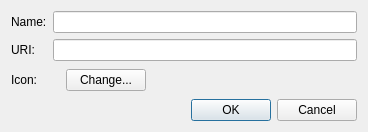
<?xml version="1.0" encoding="UTF-8"?>
<ui version="4.0">
 <class>ShortcutSettings</class>
 <widget class="QDialog" name="ShortcutSettings">
  <property name="windowModality">
   <enum>Qt::NonModal</enum>
  </property>
  <property name="geometry">
   <rect>
    <x>0</x>
    <y>0</y>
    <width>368</width>
    <height>132</height>
   </rect>
  </property>
  <property name="sizePolicy">
   <sizepolicy hsizetype="Fixed" vsizetype="Fixed">
    <horstretch>0</horstretch>
    <verstretch>0</verstretch>
   </sizepolicy>
  </property>
  <property name="windowTitle">
   <string>Shortcut settings</string>
  </property>
  <property name="windowIcon">
   <iconset>
    <normaloff>:/plugins/ShortcutManager/icon.png</normaloff>:/plugins/ShortcutManager/icon.png</iconset>
  </property>
  <property name="modal">
   <bool>true</bool>
  </property>
  <layout class="QVBoxLayout" name="verticalLayout">
   <property name="sizeConstraint">
    <enum>QLayout::SetMinAndMaxSize</enum>
   </property>
   <item>
    <layout class="QGridLayout" name="gridLayout">
     <property name="sizeConstraint">
      <enum>QLayout::SetMinAndMaxSize</enum>
     </property>
     <item row="3" column="1">
      <layout class="QHBoxLayout" name="horizontalLayout" stretch="0,0,0">
       <property name="sizeConstraint">
        <enum>QLayout::SetFixedSize</enum>
       </property>
       <property name="leftMargin">
        <number>0</number>
       </property>
       <item>
        <widget class="QLabel" name="_shortcutIcon_l">
         <property name="sizePolicy">
          <sizepolicy hsizetype="Fixed" vsizetype="Fixed">
           <horstretch>0</horstretch>
           <verstretch>0</verstretch>
          </sizepolicy>
         </property>
         <property name="text">
          <string/>
         </property>
         <property name="pixmap">
          <pixmap resource="../resources.qrc">:/ShortcutManager/icons/icon.png</pixmap>
         </property>
        </widget>
       </item>
       <item>
        <widget class="QPushButton" name="_changeIconBtn">
         <property name="sizePolicy">
          <sizepolicy hsizetype="Fixed" vsizetype="Fixed">
           <horstretch>0</horstretch>
           <verstretch>0</verstretch>
          </sizepolicy>
         </property>
         <property name="text">
          <string>Change...</string>
         </property>
        </widget>
       </item>
       <item>
        <widget class="QLabel" name="label_4">
         <property name="text">
          <string/>
         </property>
        </widget>
       </item>
      </layout>
     </item>
     <item row="2" column="0">
      <widget class="QLabel" name="label_2">
       <property name="sizePolicy">
        <sizepolicy hsizetype="Fixed" vsizetype="Preferred">
         <horstretch>0</horstretch>
         <verstretch>0</verstretch>
        </sizepolicy>
       </property>
       <property name="text">
        <string>URI:</string>
       </property>
      </widget>
     </item>
     <item row="3" column="0">
      <widget class="QLabel" name="label_3">
       <property name="sizePolicy">
        <sizepolicy hsizetype="Fixed" vsizetype="Preferred">
         <horstretch>0</horstretch>
         <verstretch>0</verstretch>
        </sizepolicy>
       </property>
       <property name="text">
        <string>Icon:</string>
       </property>
      </widget>
     </item>
     <item row="0" column="1">
      <widget class="QLineEdit" name="_shortcutName_le">
       <property name="sizePolicy">
        <sizepolicy hsizetype="Preferred" vsizetype="Fixed">
         <horstretch>0</horstretch>
         <verstretch>0</verstretch>
        </sizepolicy>
       </property>
       <property name="text">
        <string/>
       </property>
      </widget>
     </item>
     <item row="0" column="0">
      <widget class="QLabel" name="label">
       <property name="sizePolicy">
        <sizepolicy hsizetype="Fixed" vsizetype="Preferred">
         <horstretch>0</horstretch>
         <verstretch>0</verstretch>
        </sizepolicy>
       </property>
       <property name="text">
        <string>Name:</string>
       </property>
      </widget>
     </item>
     <item row="2" column="1">
      <widget class="QLineEdit" name="_shortcutURI_le">
       <property name="sizePolicy">
        <sizepolicy hsizetype="Expanding" vsizetype="Fixed">
         <horstretch>0</horstretch>
         <verstretch>0</verstretch>
        </sizepolicy>
       </property>
      </widget>
     </item>
    </layout>
   </item>
   <item>
    <widget class="QDialogButtonBox" name="buttonBox">
     <property name="sizePolicy">
      <sizepolicy hsizetype="Expanding" vsizetype="Fixed">
       <horstretch>0</horstretch>
       <verstretch>0</verstretch>
      </sizepolicy>
     </property>
     <property name="styleSheet">
      <string notr="true"/>
     </property>
     <property name="orientation">
      <enum>Qt::Horizontal</enum>
     </property>
     <property name="standardButtons">
      <set>QDialogButtonBox::Cancel|QDialogButtonBox::Ok</set>
     </property>
     <property name="centerButtons">
      <bool>false</bool>
     </property>
    </widget>
   </item>
  </layout>
 </widget>
 <resources>
  <include location="../resources.qrc"/>
 </resources>
 <connections>
  <connection>
   <sender>buttonBox</sender>
   <signal>accepted()</signal>
   <receiver>ShortcutSettings</receiver>
   <slot>accept()</slot>
   <hints>
    <hint type="sourcelabel">
     <x>248</x>
     <y>254</y>
    </hint>
    <hint type="destinationlabel">
     <x>157</x>
     <y>274</y>
    </hint>
   </hints>
  </connection>
  <connection>
   <sender>buttonBox</sender>
   <signal>rejected()</signal>
   <receiver>ShortcutSettings</receiver>
   <slot>reject()</slot>
   <hints>
    <hint type="sourcelabel">
     <x>316</x>
     <y>260</y>
    </hint>
    <hint type="destinationlabel">
     <x>286</x>
     <y>274</y>
    </hint>
   </hints>
  </connection>
 </connections>
</ui>
